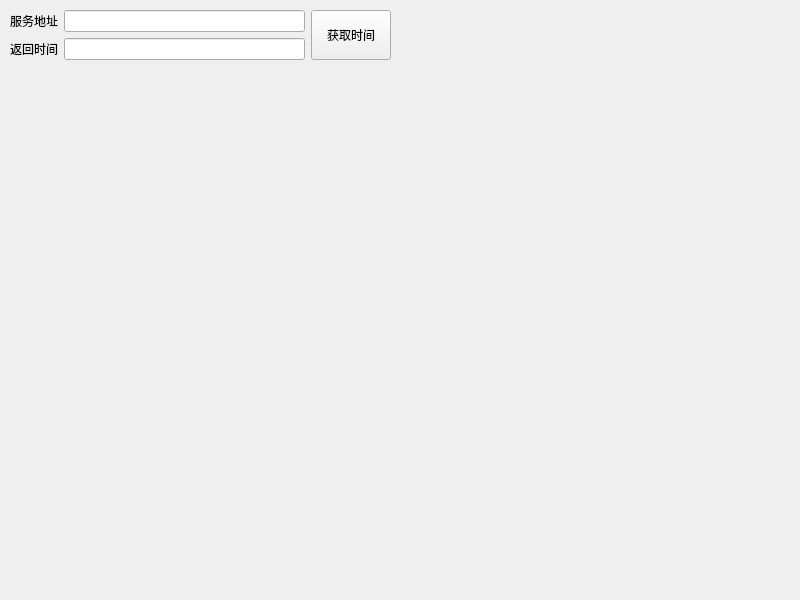
<?xml version="1.0" encoding="UTF-8"?>
<ui version="4.0">
 <class>frmNtpClient</class>
 <widget class="QWidget" name="frmNtpClient">
  <property name="geometry">
   <rect>
    <x>0</x>
    <y>0</y>
    <width>800</width>
    <height>600</height>
   </rect>
  </property>
  <property name="windowTitle">
   <string>Form</string>
  </property>
  <widget class="QWidget" name="layoutWidget">
   <property name="geometry">
    <rect>
     <x>10</x>
     <y>10</y>
     <width>381</width>
     <height>51</height>
    </rect>
   </property>
   <layout class="QGridLayout" name="gridLayout">
    <item row="0" column="0">
     <widget class="QLabel" name="labNtpIP">
      <property name="text">
       <string>服务地址</string>
      </property>
     </widget>
    </item>
    <item row="0" column="1">
     <widget class="QLineEdit" name="txtNtpIP">
      <property name="text">
       <string/>
      </property>
     </widget>
    </item>
    <item row="0" column="2" rowspan="2">
     <widget class="QPushButton" name="btnGetTime">
      <property name="sizePolicy">
       <sizepolicy hsizetype="Minimum" vsizetype="Expanding">
        <horstretch>0</horstretch>
        <verstretch>0</verstretch>
       </sizepolicy>
      </property>
      <property name="text">
       <string>获取时间</string>
      </property>
     </widget>
    </item>
    <item row="1" column="0">
     <widget class="QLabel" name="labTime">
      <property name="text">
       <string>返回时间</string>
      </property>
     </widget>
    </item>
    <item row="1" column="1">
     <widget class="QLineEdit" name="txtTime"/>
    </item>
   </layout>
  </widget>
 </widget>
 <resources/>
 <connections/>
</ui>
